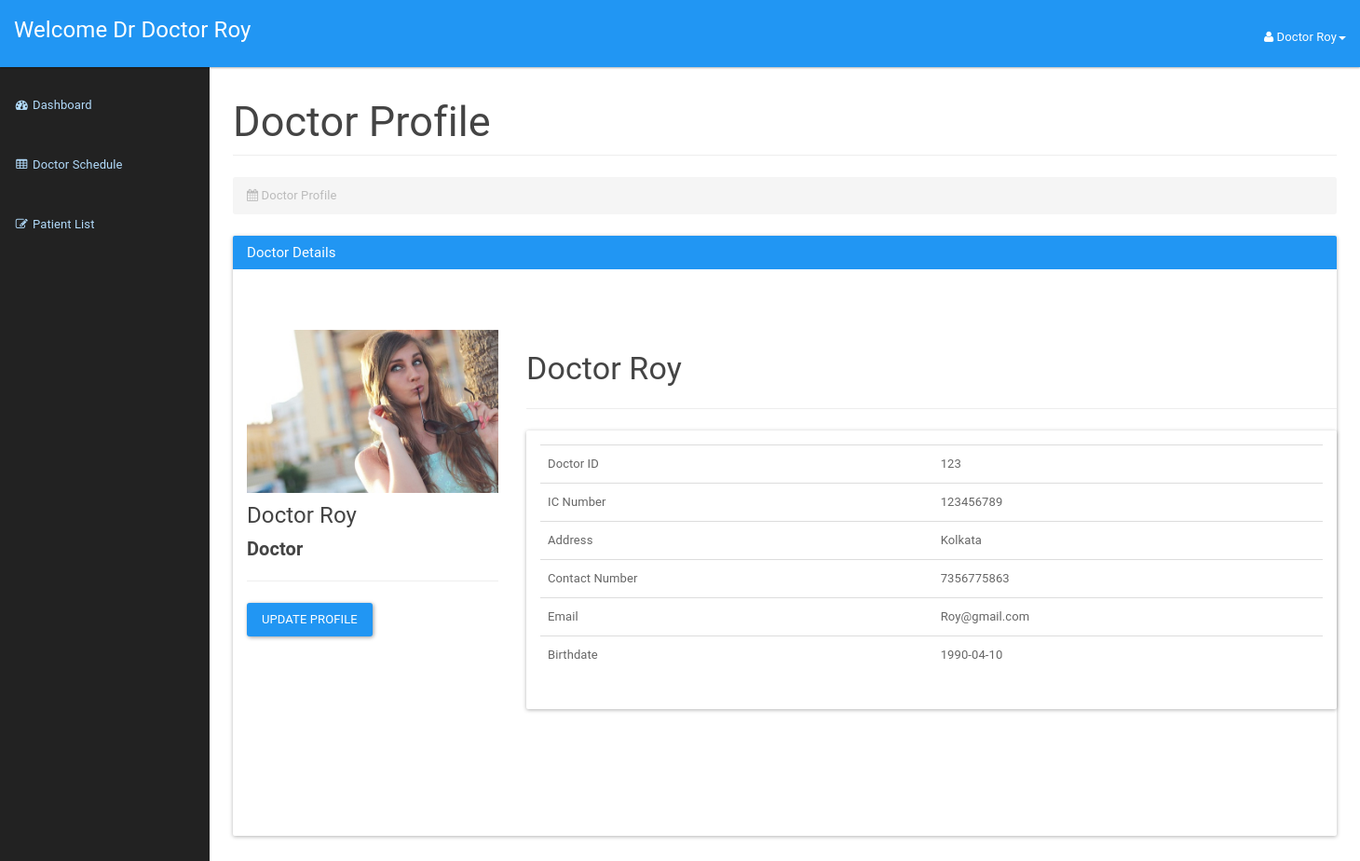
/doctor/doctorprofile.php (signed in), run on the app's committed database.
### tables this page shows
CREATE TABLE `doctor` (
  `icDoctor` bigint(12) NOT NULL,
  `password` varchar(20) NOT NULL,
  `doctorId` int(3) NOT NULL,
  `doctorFirstName` varchar(50) NOT NULL,
  `doctorLastName` varchar(50) NOT NULL,
  `doctorAddress` varchar(100) NOT NULL,
  `doctorPhone` varchar(15) NOT NULL,
  `doctorEmail` varchar(20) NOT NULL,
  `doctorDOB` date NOT NULL
);

### doctor/doctorprofile.php (the view, shortened to what this page needs)
<?php
include_once '../assets/conn/dbconnect.php';
$usersession = $_SESSION['doctorSession'];
$res=mysqli_query($con,"SELECT * FROM doctor WHERE doctorId=".$usersession);
$userRow=mysqli_fetch_array($res,MYSQLI_ASSOC);
?>
<!DOCTYPE html>
<html lang="en">
    <head>
        <link href="assets/css/material.css" rel="stylesheet">
        <link href="assets/css/sb-admin.css" rel="stylesheet">
        <link href="assets/css/time/bootstrap-clockpicker.css" rel="stylesheet">
        <link href="assets/css/style.css" rel="stylesheet">
        <link href="assets/font-awesome/css/font-awesome.css" rel="stylesheet">
    </head>
    <body>
        <div id="wrapper">
            <nav class="navbar navbar-inverse navbar-fixed-top" role="navigation">
                <div class="navbar-header">
                    <a class="navbar-brand" href="doctordashboard.php">Welcome Dr <?php echo $userRow['doctorFirstName'];?> <?php echo $userRow['doctorLastName'];?></a>
                </div>
                <ul class="nav navbar-right top-nav">
                    <li class="dropdown">
                        <a href="#" class="dropdown-toggle" data-toggle="dropdown"><i class="fa fa-user"></i> <?php echo $userRow['doctorFirstName']; ?> <?php echo $userRow['doctorLastName']; ?><b class="caret"></b></a>
                    </li>
                </ul>
                <div class="collapse navbar-collapse navbar-ex1-collapse">
                    <ul class="nav navbar-nav side-nav">
                         <li>
                            <a href="doctordashboard.php"><i class="fa fa-fw fa-dashboard"></i> Dashboard</a>
                        </li>
                        <li>
                            <a href="addschedule.php"><i class="fa fa-fw fa-table"></i> Doctor Schedule</a>
                        </li>
                        <li>
                            <a href="patientlist.php"><i class="fa fa-fw fa-edit"></i> Patient List</a>
                        </li>
                    </ul>
                </div>
            </nav>
            <div id="page-wrapper">
                <div class="container-fluid">
                    <div class="row">
                        <div class="col-lg-12">
                            <h2 class="page-header">
                            Doctor Profile
                            </h2>
                            <ol class="breadcrumb">
                                <li class="active">
                                    <i class="fa fa-calendar"></i> Doctor Profile
                                </li>
                            </ol>
                        </div>
                    </div>
                    <div class="panel panel-primary">
                        <div class="panel-heading">
                            <h3 class="panel-title">Doctor Details</h3>
                        </div>
                        <div class="panel-body">
                          <div class="container">
            <section style="padding-bottom: 50px; padding-top: 50px;">
                <div class="row">
                    <div class="row">
                        <div class="col-md-3 col-sm-3">
                            <div class="user-wrapper">
                                <img src="assets/img/1.jpg" class="img-responsive" />
                                <div class="description">
                                    <h4><?php echo $userRow['doctorFirstName']; ?> <?php echo $userRow['doctorLastName']; ?></h4>
                                    <h5> <strong> Doctor </strong></h5>
                                    <hr />
                                    <button type="button" class="btn btn-primary" data-toggle="modal" data-target="#myModal">Update Profile</button>
                                </div>
                            </div>
                        </div>
                        <div class="col-md-9 col-sm-9  user-wrapper">
                            <div class="description">
                                <h3> <?php echo $userRow['doctorFirstName']; ?> <?php echo $userRow['doctorLastName']; ?> </h3>
                                <hr />
                                <div class="panel panel-default">
                                    <div class="panel-body">
                                        <table class="table table-user-information" align="center">
                                            <tbody>
                                                <tr>
                                                    <td>Doctor ID</td>
                                                    <td><?php echo $userRow['doctorId']; ?></td>
                                                </tr>
                                                <tr>
                                                    <td>IC Number</td>
                                                    <td><?php echo $userRow['icDoctor']; ?></td>
                                                </tr>
                                                <tr>
                                                    <td>Address</td>
                                                    <td><?php echo $userRow['doctorAddress']; ?></td>
                                                </tr>
                                                <tr>
                                                    <td>Contact Number</td>
                                                    <td><?php echo $userRow['doctorPhone']; ?>
                                                    </td>
                                                </tr>
                                                <tr>
                                                    <td>Email</td>
                                                    <td><?php echo $userRow['doctorEmail']; ?>
                                                    </td>
                                                </tr>
                                                <tr>
                                                    <td>Birthdate</td>
                                                    <td><?php echo $userRow['doctorDOB']; ?>
                                                    </td>
                                                </tr>
                                            </tbody>
                                        </table>
                                    </div>
                                </div>
                            </div>
                        </div>
                    </div>
                    <div class="col-md-4">
                            <br /><br/>
                        </div>
                    </div>
                        </div>
                    </div>
                </div>
            </div>
    </body>
</html>

### doctor/assets/css/sb-admin.css (style rules this page uses)
body { margin-top: 100px; background-color: #222; }
@media (min-width:768px) { body { margin-top: 50px; } }
#wrapper { padding-left: 0; }
#page-wrapper { min-height: 900px !important; width: 100%; padding: 0; background-color: #fff; }
@media (min-width:768px) { #wrapper { padding-left: 225px; } }
@media (min-width:768px) { #page-wrapper { padding: 10px; } }
.top-nav { padding: 0 15px; }
.top-nav>li { display: inline-block; float: left; }
.top-nav>li>a { padding-top: 17px; padding-bottom: 10px; line-height: 45px; color: white; }
@media (min-width:768px) { .side-nav { position: fixed; top: 80px; left: 225px; width: 225px; margin-left: -225px; border: none; border-radius: 0; overflow-y: auto; background-color: #222; bottom: 0; overflow-x: hidden; padding-bottom: 40px; } }
@media (min-width:768px) { .side-nav>li>a { width: 225px; } }

### data on the page
doctor: doctorFirstName "Doctor", doctorLastName "Roy", doctorId "123", icDoctor "123456789", doctorAddress "Kolkata", doctorPhone "7356775863", doctorEmail "Roy@gmail.com", doctorDOB "1990-04-10"
